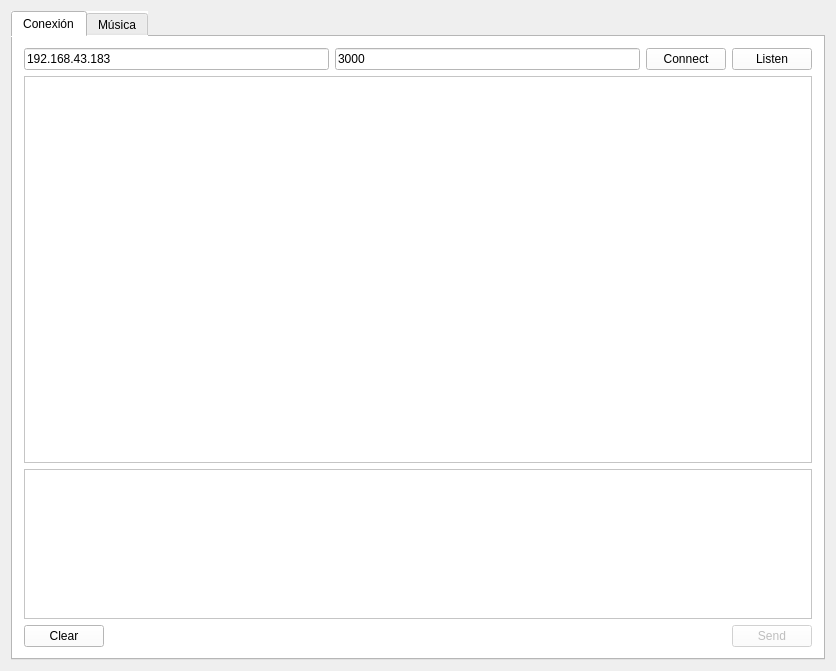
<?xml version="1.0" encoding="UTF-8"?>
<ui version="4.0">
 <class>MainWindow</class>
 <widget class="QMainWindow" name="MainWindow">
  <property name="geometry">
   <rect>
    <x>0</x>
    <y>0</y>
    <width>836</width>
    <height>671</height>
   </rect>
  </property>
  <property name="windowTitle">
   <string>MainWindow</string>
  </property>
  <widget class="QWidget" name="centralWidget">
   <layout class="QGridLayout" name="gridLayout">
    <item row="0" column="0">
     <widget class="QTabWidget" name="tabWidget">
      <property name="sizePolicy">
       <sizepolicy hsizetype="Minimum" vsizetype="Minimum">
        <horstretch>0</horstretch>
        <verstretch>0</verstretch>
       </sizepolicy>
      </property>
      <property name="styleSheet">
       <string notr="true">background-color: rgb(255, 255, 255);</string>
      </property>
      <property name="currentIndex">
       <number>0</number>
      </property>
      <widget class="QWidget" name="tab_4">
       <attribute name="title">
        <string>Conexión</string>
       </attribute>
       <layout class="QGridLayout" name="gridLayout_6">
        <item row="0" column="0">
         <layout class="QHBoxLayout" name="horizontalLayout_2">
          <item>
           <widget class="QLineEdit" name="txtIP">
            <property name="text">
             <string>192.168.43.183</string>
            </property>
           </widget>
          </item>
          <item>
           <widget class="QLineEdit" name="txtPort">
            <property name="text">
             <string>3000</string>
            </property>
           </widget>
          </item>
          <item>
           <widget class="QPushButton" name="btnConnect">
            <property name="text">
             <string>Connect</string>
            </property>
           </widget>
          </item>
          <item>
           <widget class="QPushButton" name="btnListen">
            <property name="text">
             <string>Listen</string>
            </property>
           </widget>
          </item>
         </layout>
        </item>
        <item row="1" column="0">
         <widget class="QPlainTextEdit" name="txtReceive">
          <property name="readOnly">
           <bool>true</bool>
          </property>
         </widget>
        </item>
        <item row="2" column="0">
         <widget class="QPlainTextEdit" name="txtSend">
          <property name="maximumSize">
           <size>
            <width>16777215</width>
            <height>150</height>
           </size>
          </property>
         </widget>
        </item>
        <item row="3" column="0">
         <layout class="QHBoxLayout" name="horizontalLayout">
          <item>
           <widget class="QPushButton" name="btnClear">
            <property name="text">
             <string>Clear</string>
            </property>
           </widget>
          </item>
          <item>
           <spacer name="horizontalSpacer">
            <property name="orientation">
             <enum>Qt::Horizontal</enum>
            </property>
            <property name="sizeHint" stdset="0">
             <size>
              <width>40</width>
              <height>20</height>
             </size>
            </property>
           </spacer>
          </item>
          <item>
           <widget class="QPushButton" name="btnSend">
            <property name="enabled">
             <bool>false</bool>
            </property>
            <property name="text">
             <string>Send</string>
            </property>
           </widget>
          </item>
         </layout>
        </item>
       </layout>
      </widget>
      <widget class="QWidget" name="tab_3">
       <attribute name="title">
        <string>Música</string>
       </attribute>
       <layout class="QGridLayout" name="gridLayout_3">
        <item row="0" column="0" colspan="5">
         <layout class="QGridLayout" name="gridLayout_2">
          <item row="0" column="0">
           <widget class="QPushButton" name="BotonBombo">
            <property name="sizePolicy">
             <sizepolicy hsizetype="Preferred" vsizetype="Ignored">
              <horstretch>0</horstretch>
              <verstretch>0</verstretch>
             </sizepolicy>
            </property>
            <property name="styleSheet">
             <string notr="true">QPushButton {
	
	background-color: rgb(114, 159, 207);
    border: 2px solid #8f8f91;
    border-radius: 6px;
	image: url(:/iconos/kick-drum.png);
   /* background-color: qlineargradient(x1: 0, y1: 0, x2: 0, y2: 1,
                                      stop: 0 #f6f7fa, stop: 1 #dadbde);*/
    min-width: 80px;
	font-size: 20px;
}

QPushButton:pressed {
	border-color: rgb(0, 0, 0);
	background-color: rgb(52, 101, 164);
}

QPushButton:flat {
    border: none; /* no border for a flat push button */
}

QPushButton:default {
    border-color: navy; /* make the default button prominent */
}</string>
            </property>
            <property name="text">
             <string/>
            </property>
           </widget>
          </item>
          <item row="0" column="1">
           <widget class="QPushButton" name="BotonHiHat">
            <property name="sizePolicy">
             <sizepolicy hsizetype="Minimum" vsizetype="Ignored">
              <horstretch>0</horstretch>
              <verstretch>0</verstretch>
             </sizepolicy>
            </property>
            <property name="styleSheet">
             <string notr="true">QPushButton {
	background-color: rgb(255, 245, 46);
	border: 2px solid #8f8f91;
	border-radius: 6px;
	
	image: url(:/iconos/hihat.png);
	/*background-color: qlineargradient(x1: 0, y1: 0, x2: 0, y2: 1,
                                      stop: 0 #f6f7fa, stop: 1 #dadbde);*/
	min-width: 80px;
	font-size: 20px;
}

QPushButton:pressed {
	border-color: rgb(0, 0, 0);
	background-color: rgb(255, 207, 60);
}

QPushButton:flat {
    border: none; /* no border for a flat push button */
	font-size: 20px;
}

QPushButton:default {
    border-color: navy; /* make the default button prominent */
	font-size: 20px;
}</string>
            </property>
            <property name="text">
             <string/>
            </property>
           </widget>
          </item>
          <item row="0" column="2" rowspan="2">
           <layout class="QGridLayout" name="gridLayout_4">
            <item row="2" column="0">
             <widget class="QPushButton" name="BotonPlay">
              <property name="sizePolicy">
               <sizepolicy hsizetype="Minimum" vsizetype="Minimum">
                <horstretch>0</horstretch>
                <verstretch>0</verstretch>
               </sizepolicy>
              </property>
              <property name="styleSheet">
               <string notr="true">QPushButton {
	background-color: rgb(138, 226, 52);
    border: 2px solid #8f8f91;
    border-radius: 6px;
	
	image: url(:/iconos/play.png);
    /*background-color: qlineargradient(x1: 0, y1: 0, x2: 0, y2: 1,
                                      stop: 0 #f6f7fa, stop: 1 #dadbde);*/
    min-width: 80px;
	font-size: 20px;
}

QPushButton:pressed {
	border-color: rgb(0, 0, 0);
	background-color: rgb(115, 210, 22);
}

QPushButton:flat {
    border: none; /* no border for a flat push button */
}

QPushButton:default {
    border-color: navy; /* make the default button prominent */
}</string>
              </property>
              <property name="text">
               <string/>
              </property>
             </widget>
            </item>
            <item row="1" column="0">
             <widget class="QSpinBox" name="BPSsb">
              <property name="minimum">
               <number>60</number>
              </property>
              <property name="maximum">
               <number>180</number>
              </property>
             </widget>
            </item>
            <item row="0" column="0">
             <widget class="QLabel" name="label">
              <property name="sizePolicy">
               <sizepolicy hsizetype="Preferred" vsizetype="Maximum">
                <horstretch>0</horstretch>
                <verstretch>0</verstretch>
               </sizepolicy>
              </property>
              <property name="text">
               <string>BPS</string>
              </property>
             </widget>
            </item>
           </layout>
          </item>
          <item row="1" column="1">
           <widget class="QPushButton" name="BotonCrash">
            <property name="sizePolicy">
             <sizepolicy hsizetype="Minimum" vsizetype="Ignored">
              <horstretch>0</horstretch>
              <verstretch>0</verstretch>
             </sizepolicy>
            </property>
            <property name="styleSheet">
             <string notr="true">QPushButton {
	background-color: rgb(239, 41, 41);
    border: 2px solid #8f8f91;
    border-radius: 6px;
	image: url(:/iconos/crash2.png);
    /*background-color: qlineargradient(x1: 0, y1: 0, x2: 0, y2: 1,
                                      stop: 0 #f6f7fa, stop: 1 #dadbde);*/
    min-width: 80px;
	font-size: 20px;
}

QPushButton:pressed {
	border-color: rgb(0, 0, 0);
	background-color: rgb(204, 0, 0);
}

QPushButton:flat {
    border: none; /* no border for a flat push button */
}

QPushButton:default {
    border-color: navy; /* make the default button prominent */
}</string>
            </property>
            <property name="text">
             <string/>
            </property>
           </widget>
          </item>
          <item row="1" column="0">
           <widget class="QPushButton" name="BotonRedoblante">
            <property name="sizePolicy">
             <sizepolicy hsizetype="Minimum" vsizetype="Ignored">
              <horstretch>0</horstretch>
              <verstretch>0</verstretch>
             </sizepolicy>
            </property>
            <property name="styleSheet">
             <string notr="true">QPushButton {
	
	background-color: rgb(173, 127, 168);
    border: 2px solid #8f8f91;
    border-radius: 6px;
	image: url(:/iconos/snare-drum.png);
   /* background-color: qlineargradient(x1: 0, y1: 0, x2: 0, y2: 1,
                                      stop: 0 #f6f7fa, stop: 1 #dadbde);*/
    min-width: 80px;
	font-size: 19px;
}

QPushButton:pressed {
	border-color: rgb(0, 0, 0);
	background-color: rgb(117, 80, 123);
}

QPushButton:flat {
    border: none; /* no border for a flat push button */
}

QPushButton:default {
    border-color: navy; /* make the default button prominent */
}</string>
            </property>
            <property name="text">
             <string/>
            </property>
           </widget>
          </item>
          <item row="2" column="0" colspan="3">
           <layout class="QGridLayout" name="gridLayout_5">
            <item row="0" column="2">
             <widget class="QPushButton" name="BotonCorchea">
              <property name="sizePolicy">
               <sizepolicy hsizetype="Minimum" vsizetype="Minimum">
                <horstretch>0</horstretch>
                <verstretch>0</verstretch>
               </sizepolicy>
              </property>
              <property name="styleSheet">
               <string notr="true">QPushButton {
	background-color: rgb(252, 233, 79);
    border: 2px solid #8f8f91;
    border-radius: 6px;
	image: url(:/iconos/corchea.png);
    background-color: qlineargradient(x1: 0, y1: 0, x2: 0, y2: 1,
                                      stop: 0 #f6f7fa, stop: 1 #dadbde);
    min-width: 80px;
	font-size: 18px;
}

QPushButton:pressed {
	border-color: rgb(255, 0, 0);
	background-color: rgb(255, 255, 255);
}

QPushButton:flat {
    border: none; /* no border for a flat push button */
}

QPushButton:default {
    border-color: navy; /* make the default button prominent */
}</string>
              </property>
              <property name="text">
               <string/>
              </property>
             </widget>
            </item>
            <item row="0" column="1">
             <widget class="QPushButton" name="BotonNegra">
              <property name="sizePolicy">
               <sizepolicy hsizetype="Minimum" vsizetype="Minimum">
                <horstretch>0</horstretch>
                <verstretch>0</verstretch>
               </sizepolicy>
              </property>
              <property name="styleSheet">
               <string notr="true">QPushButton {
	background-color: rgb(252, 233, 79);
    border: 2px solid #8f8f91;
    border-radius: 6px;
	image: url(:/iconos/negra.png);
    background-color: qlineargradient(x1: 0, y1: 0, x2: 0, y2: 1,
                                      stop: 0 #f6f7fa, stop: 1 #dadbde);
    min-width: 80px;
	font-size: 18px;
}

QPushButton:pressed {
	border-color: rgb(255, 0, 0);
	background-color: rgb(255, 255, 255);
}

QPushButton:flat {
    border: none; /* no border for a flat push button */
}

QPushButton:default {
    border-color: navy; /* make the default button prominent */
}</string>
              </property>
              <property name="text">
               <string/>
              </property>
             </widget>
            </item>
            <item row="0" column="0">
             <widget class="QPushButton" name="BotonBlanca">
              <property name="sizePolicy">
               <sizepolicy hsizetype="Minimum" vsizetype="Minimum">
                <horstretch>0</horstretch>
                <verstretch>0</verstretch>
               </sizepolicy>
              </property>
              <property name="styleSheet">
               <string notr="true">QPushButton {
	background-color: rgb(252, 233, 79);
    border: 2px solid #8f8f91;
    border-radius: 6px;
	image: url(:/iconos/blanca.png);
    background-color: qlineargradient(x1: 0, y1: 0, x2: 0, y2: 1,
                                      stop: 0 #f6f7fa, stop: 1 #dadbde);
    min-width: 80px;
	font-size: 18px;
}

QPushButton:pressed {
	border-color: rgb(255, 0, 0);
	background-color: rgb(255, 255, 255);
}

QPushButton:flat {
    border: none; /* no border for a flat push button */
}

QPushButton:default {
    border-color: navy; /* make the default button prominent */
}</string>
              </property>
              <property name="text">
               <string/>
              </property>
             </widget>
            </item>
            <item row="0" column="3">
             <widget class="QPushButton" name="BotonSemiC">
              <property name="sizePolicy">
               <sizepolicy hsizetype="Minimum" vsizetype="Minimum">
                <horstretch>0</horstretch>
                <verstretch>0</verstretch>
               </sizepolicy>
              </property>
              <property name="styleSheet">
               <string notr="true">QPushButton {
	background-color: rgb(252, 233, 79);
    border: 2px solid #8f8f91;
    border-radius: 6px;
	image: url(:/iconos/semicorchea.png);
    background-color: qlineargradient(x1: 0, y1: 0, x2: 0, y2: 1,
                                      stop: 0 #f6f7fa, stop: 1 #dadbde);
    min-width: 80px;
	font-size: 18px;
}

QPushButton:pressed {
	border-color: rgb(255, 0, 0);
	background-color: rgb(255, 255, 255);
}

QPushButton:flat {
    border: none; /* no border for a flat push button */
}

QPushButton:default {
    border-color: navy; /* make the default button prominent */
}</string>
              </property>
              <property name="text">
               <string/>
              </property>
             </widget>
            </item>
           </layout>
          </item>
         </layout>
        </item>
        <item row="1" column="0">
         <widget class="QLabel" name="label_2">
          <property name="text">
           <string>Tiempo de barrido:</string>
          </property>
         </widget>
        </item>
        <item row="1" column="1">
         <widget class="QComboBox" name="CB_Tiempo_barrido">
          <property name="editable">
           <bool>false</bool>
          </property>
          <property name="currentText">
           <string>1</string>
          </property>
          <item>
           <property name="text">
            <string>1</string>
           </property>
          </item>
          <item>
           <property name="text">
            <string>2</string>
           </property>
          </item>
          <item>
           <property name="text">
            <string>3</string>
           </property>
          </item>
          <item>
           <property name="text">
            <string>4</string>
           </property>
          </item>
          <item>
           <property name="text">
            <string>5</string>
           </property>
          </item>
          <item>
           <property name="text">
            <string>6</string>
           </property>
          </item>
          <item>
           <property name="text">
            <string>7</string>
           </property>
          </item>
          <item>
           <property name="text">
            <string>8</string>
           </property>
          </item>
          <item>
           <property name="text">
            <string>9</string>
           </property>
          </item>
          <item>
           <property name="text">
            <string>10</string>
           </property>
          </item>
         </widget>
        </item>
        <item row="1" column="2">
         <widget class="QLabel" name="label_3">
          <property name="text">
           <string>[seg]</string>
          </property>
         </widget>
        </item>
        <item row="1" column="3">
         <widget class="QLabel" name="label_4">
          <property name="text">
           <string>Potencia minima:</string>
          </property>
         </widget>
        </item>
        <item row="1" column="4">
         <widget class="QLineEdit" name="LE_Potencia_min">
          <property name="text">
           <string>2,30</string>
          </property>
         </widget>
        </item>
       </layout>
      </widget>
     </widget>
    </item>
   </layout>
  </widget>
 </widget>
 <layoutdefault spacing="6" margin="11"/>
 <resources/>
 <connections/>
</ui>
